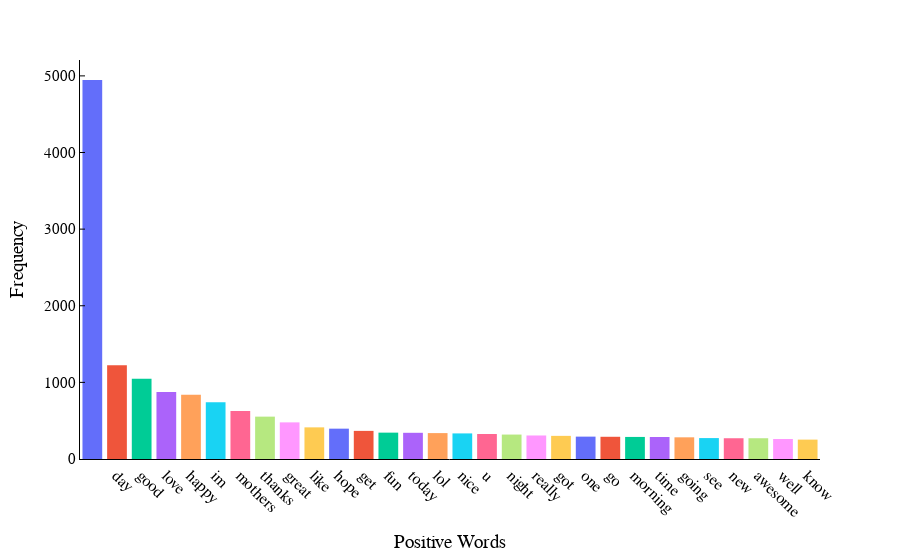

Notebook code for this chart:
### Code cell
# Plot the most common words in positive sentiment
import plotly.express as px
freq_pos = nltk.FreqDist(positive_text)
pos_df = pd.DataFrame({
    "words":list(freq_pos.keys()),
    "Count":list(freq_pos.values())
})
common_pos = pos_df.nlargest(columns="Count", n=30)
fig = px.histogram(common_pos, x="words", y="Count", labels={"words": "Positive Words", "Count":"Frequency"}, color="words")
fig.update_layout(xaxis_title=" Positive Words", yaxis_title="Frequency",
                     font=dict(family="Times New Roman", size=16, color="black"))
# Remove the grid lines
fig.update_layout(showlegend=False, xaxis_showgrid=False, yaxis_showgrid=False)
# Change the color of the axis line
fig.update_layout(xaxis_linecolor='black', yaxis_linecolor='black')
# Add tick lines to the y axis
fig.update_yaxes(ticks="inside", tickwidth=1, tickcolor="black")
# add tick to end poiny of y axis
fig.update_yaxes(tickfont=dict(family="Times New Roman", size=15, color="black" ))
# Change background color
fig.update_layout(paper_bgcolor="white", plot_bgcolor="white")

fig.update_xaxes(tickangle=45)

fig.show()

### Figure 1 — Plotly figure (JSON) as saved in the notebook; plotly's stock layout.template omitted (floating-point values rounded to 4 significant figures)
{"data": [{"alignmentgroup": "True", "bingroup": "x", "histfunc": "sum", "hovertemplate": "Positive Words=%{x}<br>sum of Frequency=%{y}<extra></extra>", "legendgroup": "", "marker": {"color": "#636efa", "pattern": {"shape": ""}}, "name": "", "offsetgroup": "", "orientation": "v", "showlegend": false, "type": "histogram", "x": [""], "xaxis": "x", "y": [4947], "yaxis": "y"}, {"alignmentgroup": "True", "bingroup": "x", "histfunc": "sum", "hovertemplate": "Positive Words=%{x}<br>sum of Frequency=%{y}<extra></extra>", "legendgroup": "day", "marker": {"color": "#EF553B", "pattern": {"shape": ""}}, "name": "day", "offsetgroup": "day", "orientation": "v", "showlegend": true, "type": "histogram", "x": ["day"], "xaxis": "x", "y": [1223], "yaxis": "y"}, {"alignmentgroup": "True", "bingroup": "x", "histfunc": "sum", "hovertemplate": "Positive Words=%{x}<br>sum of Frequency=%{y}<extra></extra>", "legendgroup": "good", "marker": {"color": "#00cc96", "pattern": {"shape": ""}}, "name": "good", "offsetgroup": "good", "orientation": "v", "showlegend": true, "type": "histogram", "x": ["good"], "xaxis": "x", "y": [1046], "yaxis": "y"}, {"alignmentgroup": "True", "bingroup": "x", "histfunc": "sum", "hovertemplate": "Positive Words=%{x}<br>sum of Frequency=%{y}<extra></extra>", "legendgroup": "love", "marker": {"color": "#ab63fa", "pattern": {"shape": ""}}, "name": "love", "offsetgroup": "love", "orientation": "v", "showlegend": true, "type": "histogram", "x": ["love"], "xaxis": "x", "y": [875], "yaxis": "y"}, {"alignmentgroup": "True", "bingroup": "x", "histfunc": "sum", "hovertemplate": "Positive Words=%{x}<br>sum of Frequency=%{y}<extra></extra>", "legendgroup": "happy", "marker": {"color": "#FFA15A", "pattern": {"shape": ""}}, "name": "happy", "offsetgroup": "happy", "orientation": "v", "showlegend": true, "type": "histogram", "x": ["happy"], "xaxis": "x", "y": [840], "yaxis": "y"}, {"alignmentgroup": "True", "bingroup": "x", "histfunc": "sum", "hovertemplate": "Positive Words=%{x}<br>sum of Frequency=%{y}<extra></extra>", "legendgroup": "im", "marker": {"color": "#19d3f3", "pattern": {"shape": ""}}, "name": "im", "offsetgroup": "im", "orientation": "v", "showlegend": true, "type": "histogram", "x": ["im"], "xaxis": "x", "y": [740], "yaxis": "y"}, {"alignmentgroup": "True", "bingroup": "x", "histfunc": "sum", "hovertemplate": "Positive Words=%{x}<br>sum of Frequency=%{y}<extra></extra>", "legendgroup": "mothers", "marker": {"color": "#FF6692", "pattern": {"shape": ""}}, "name": "mothers", "offsetgroup": "mothers", "orientation": "v", "showlegend": true, "type": "histogram", "x": ["mothers"], "xaxis": "x", "y": [627], "yaxis": "y"}, {"alignmentgroup": "True", "bingroup": "x", "histfunc": "sum", "hovertemplate": "Positive Words=%{x}<br>sum of Frequency=%{y}<extra></extra>", "legendgroup": "thanks", "marker": {"color": "#B6E880", "pattern": {"shape": ""}}, "name": "thanks", "offsetgroup": "thanks", "orientation": "v", "showlegend": true, "type": "histogram", "x": ["thanks"], "xaxis": "x", "y": [553], "yaxis": "y"}, {"alignmentgroup": "True", "bingroup": "x", "histfunc": "sum", "hovertemplate": "Positive Words=%{x}<br>sum of Frequency=%{y}<extra></extra>", "legendgroup": "great", "marker": {"color": "#FF97FF", "pattern": {"shape": ""}}, "name": "great", "offsetgroup": "great", "orientation": "v", "showlegend": true, "type": "histogram", "x": ["great"], "xaxis": "x", "y": [478], "yaxis": "y"}, {"alignmentgroup": "True", "bingroup": "x", "histfunc": "sum", "hovertemplate": "Positive Words=%{x}<br>sum of Frequency=%{y}<extra></extra>", "legendgroup": "like", "marker": {"color": "#FECB52", "pattern": {"shape": ""}}, "name": "like", "offsetgroup": "like", "orientation": "v", "showlegend": true, "type": "histogram", "x": ["like"], "xaxis": "x", "y": [413], "yaxis": "y"}, {"alignmentgroup": "True", "bingroup": "x", "histfunc": "sum", "hovertemplate": "Positive Words=%{x}<br>sum of Frequency=%{y}<extra></extra>", "legendgroup": "hope", "marker": {"color": "#636efa", "pattern": {"shape": ""}}, "name": "hope", "offsetgroup": "hope", "orientation": "v", "showlegend": true, "type": "histogram", "x": ["hope"], "xaxis": "x", "y": [396], "yaxis": "y"}, {"alignmentgroup": "True", "bingroup": "x", "histfunc": "sum", "hovertemplate": "Positive Words=%{x}<br>sum of Frequency=%{y}<extra></extra>", "legendgroup": "get", "marker": {"color": "#EF553B", "pattern": {"shape": ""}}, "name": "get", "offsetgroup": "get", "orientation": "v", "showlegend": true, "type": "histogram", "x": ["get"], "xaxis": "x", "y": [367], "yaxis": "y"}, {"alignmentgroup": "True", "bingroup": "x", "histfunc": "sum", "hovertemplate": "Positive Words=%{x}<br>sum of Frequency=%{y}<extra></extra>", "legendgroup": "fun", "marker": {"color": "#00cc96", "pattern": {"shape": ""}}, "name": "fun", "offsetgroup": "fun", "orientation": "v", "showlegend": true, "type": "histogram", "x": ["fun"], "xaxis": "x", "y": [344], "yaxis": "y"}, {"alignmentgroup": "True", "bingroup": "x", "histfunc": "sum", "hovertemplate": "Positive Words=%{x}<br>sum of Frequency=%{y}<extra></extra>", "legendgroup": "today", "marker": {"color": "#ab63fa", "pattern": {"shape": ""}}, "name": "today", "offsetgroup": "today", "orientation": "v", "showlegend": true, "type": "histogram", "x": ["today"], "xaxis": "x", "y": [342], "yaxis": "y"}, {"alignmentgroup": "True", "bingroup": "x", "histfunc": "sum", "hovertemplate": "Positive Words=%{x}<br>sum of Frequency=%{y}<extra></extra>", "legendgroup": "lol", "marker": {"color": "#FFA15A", "pattern": {"shape": ""}}, "name": "lol", "offsetgroup": "lol", "orientation": "v", "showlegend": true, "type": "histogram", "x": ["lol"], "xaxis": "x", "y": [338], "yaxis": "y"}, {"alignmentgroup": "True", "bingroup": "x", "histfunc": "sum", "hovertemplate": "Positive Words=%{x}<br>sum of Frequency=%{y}<extra></extra>", "legendgroup": "nice", "marker": {"color": "#19d3f3", "pattern": {"shape": ""}}, "name": "nice", "offsetgroup": "nice", "orientation": "v", "showlegend": true, "type": "histogram", "x": ["nice"], "xaxis": "x", "y": [334], "yaxis": "y"}, {"alignmentgroup": "True", "bingroup": "x", "histfunc": "sum", "hovertemplate": "Positive Words=%{x}<br>sum of Frequency=%{y}<extra></extra>", "legendgroup": "u", "marker": {"color": "#FF6692", "pattern": {"shape": ""}}, "name": "u", "offsetgroup": "u", "orientation": "v", "showlegend": true, "type": "histogram", "x": ["u"], "xaxis": "x", "y": [326], "yaxis": "y"}, {"alignmentgroup": "True", "bingroup": "x", "histfunc": "sum", "hovertemplate": "Positive Words=%{x}<br>sum of Frequency=%{y}<extra></extra>", "legendgroup": "night", "marker": {"color": "#B6E880", "pattern": {"shape": ""}}, "name": "night", "offsetgroup": "night", "orientation": "v", "showlegend": true, "type": "histogram", "x": ["night"], "xaxis": "x", "y": [319], "yaxis": "y"}, {"alignmentgroup": "True", "bingroup": "x", "histfunc": "sum", "hovertemplate": "Positive Words=%{x}<br>sum of Frequency=%{y}<extra></extra>", "legendgroup": "really", "marker": {"color": "#FF97FF", "pattern": {"shape": ""}}, "name": "really", "offsetgroup": "really", "orientation": "v", "showlegend": true, "type": "histogram", "x": ["really"], "xaxis": "x", "y": [307], "yaxis": "y"}, {"alignmentgroup": "True", "bingroup": "x", "histfunc": "sum", "hovertemplate": "Positive Words=%{x}<br>sum of Frequency=%{y}<extra></extra>", "legendgroup": "got", "marker": {"color": "#FECB52", "pattern": {"shape": ""}}, "name": "got", "offsetgroup": "got", "orientation": "v", "showlegend": true, "type": "histogram", "x": ["got"], "xaxis": "x", "y": [302], "yaxis": "y"}, {"alignmentgroup": "True", "bingroup": "x", "histfunc": "sum", "hovertemplate": "Positive Words=%{x}<br>sum of Frequency=%{y}<extra></extra>", "legendgroup": "one", "marker": {"color": "#636efa", "pattern": {"shape": ""}}, "name": "one", "offsetgroup": "one", "orientation": "v", "showlegend": true, "type": "histogram", "x": ["one"], "xaxis": "x", "y": [292], "yaxis": "y"}, {"alignmentgroup": "True", "bingroup": "x", "histfunc": "sum", "hovertemplate": "Positive Words=%{x}<br>sum of Frequency=%{y}<extra></extra>", "legendgroup": "go", "marker": {"color": "#EF553B", "pattern": {"shape": ""}}, "name": "go", "offsetgroup": "go", "orientation": "v", "showlegend": true, "type": "histogram", "x": ["go"], "xaxis": "x", "y": [290], "yaxis": "y"}, {"alignmentgroup": "True", "bingroup": "x", "histfunc": "sum", "hovertemplate": "Positive Words=%{x}<br>sum of Frequency=%{y}<extra></extra>", "legendgroup": "morning", "marker": {"color": "#00cc96", "pattern": {"shape": ""}}, "name": "morning", "offsetgroup": "morning", "orientation": "v", "showlegend": true, "type": "histogram", "x": ["morning"], "xaxis": "x", "y": [288], "yaxis": "y"}, {"alignmentgroup": "True", "bingroup": "x", "histfunc": "sum", "hovertemplate": "Positive Words=%{x}<br>sum of Frequency=%{y}<extra></extra>", "legendgroup": "time", "marker": {"color": "#ab63fa", "pattern": {"shape": ""}}, "name": "time", "offsetgroup": "time", "orientation": "v", "showlegend": true, "type": "histogram", "x": ["time"], "xaxis": "x", "y": [287], "yaxis": "y"}, {"alignmentgroup": "True", "bingroup": "x", "histfunc": "sum", "hovertemplate": "Positive Words=%{x}<br>sum of Frequency=%{y}<extra></extra>", "legendgroup": "going", "marker": {"color": "#FFA15A", "pattern": {"shape": ""}}, "name": "going", "offsetgroup": "going", "orientation": "v", "showlegend": true, "type": "histogram", "x": ["going"], "xaxis": "x", "y": [283], "yaxis": "y"}, {"alignmentgroup": "True", "bingroup": "x", "histfunc": "sum", "hovertemplate": "Positive Words=%{x}<br>sum of Frequency=%{y}<extra></extra>", "legendgroup": "see", "marker": {"color": "#19d3f3", "pattern": {"shape": ""}}, "name": "see", "offsetgroup": "see", "orientation": "v", "showlegend": true, "type": "histogram", "x": ["see"], "xaxis": "x", "y": [273], "yaxis": "y"}, {"alignmentgroup": "True", "bingroup": "x", "histfunc": "sum", "hovertemplate": "Positive Words=%{x}<br>sum of Frequency=%{y}<extra></extra>", "legendgroup": "new", "marker": {"color": "#FF6692", "pattern": {"shape": ""}}, "name": "new", "offsetgroup": "new", "orientation": "v", "showlegend": true, "type": "histogram", "x": ["new"], "xaxis": "x", "y": [271], "yaxis": "y"}, {"alignmentgroup": "True", "bingroup": "x", "histfunc": "sum", "hovertemplate": "Positive Words=%{x}<br>sum of Frequency=%{y}<extra></extra>", "legendgroup": "awesome", "marker": {"color": "#B6E880", "pattern": {"shape": ""}}, "name": "awesome", "offsetgroup": "awesome", "orientation": "v", "showlegend": true, "type": "histogram", "x": ["awesome"], "xaxis": "x", "y": [271], "yaxis": "y"}, {"alignmentgroup": "True", "bingroup": "x", "histfunc": "sum", "hovertemplate": "Positive Words=%{x}<br>sum of Frequency=%{y}<extra></extra>", "legendgroup": "well", "marker": {"color": "#FF97FF", "pattern": {"shape": ""}}, "name": "well", "offsetgroup": "well", "orientation": "v", "showlegend": true, "type": "histogram", "x": ["well"], "xaxis": "x", "y": [261], "yaxis": "y"}, {"alignmentgroup": "True", "bingroup": "x", "histfunc": "sum", "hovertemplate": "Positive Words=%{x}<br>sum of Frequency=%{y}<extra></extra>", "legendgroup": "know", "marker": {"color": "#FECB52", "pattern": {"shape": ""}}, "name": "know", "offsetgroup": "know", "orientation": "v", "showlegend": true, "type": "histogram", "x": ["know"], "xaxis": "x", "y": [253], "yaxis": "y"}], "layout": {"barmode": "relative", "font": {"color": "black", "family": "Times New Roman", "size": 16}, "legend": {"title": {"text": "Positive Words"}, "tracegroupgap": 0}, "margin": {"t": 60}, "paper_bgcolor": "white", "plot_bgcolor": "white", "showlegend": false, "xaxis": {"anchor": "y", "categoryarray": ["", "day", "good", "love", "happy", "im", "mothers", "thanks", "great", "like", "hope", "get", "fun", "today", "lol", "nice", "u", "night", "really", "got", "one", "go", "morning", "time", "going", "see", "new", "awesome", "well", "know"], "categoryorder": "array", "domain": [0, 1], "linecolor": "black", "showgrid": false, "tickangle": 45, "title": {"text": " Positive Words"}}, "yaxis": {"anchor": "x", "domain": [0, 1], "linecolor": "black", "showgrid": false, "tickcolor": "black", "tickfont": {"color": "black", "family": "Times New Roman", "size": 15}, "ticks": "inside", "tickwidth": 1, "title": {"text": "Frequency"}}}}
